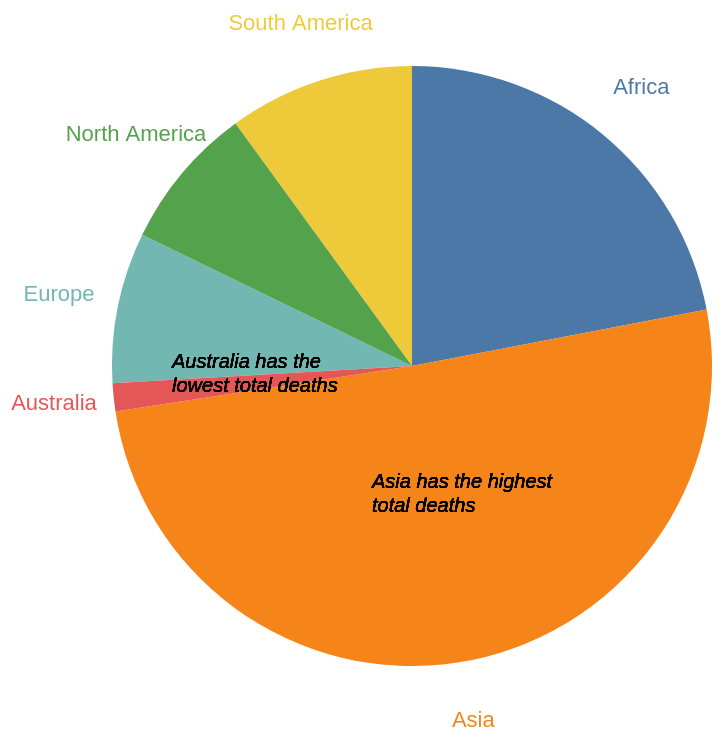

This figure's Vega-Lite source:
### Vega-Lite specification from a JSON file in a GitHub repository (floating-point values rounded to 4 significant figures)
{"$schema": "https://vega.github.io/schema/vega-lite/v5.json", "description": "PIE CHART - TOTAL DEATHS BY CONTINENTS", "width": "container", "height": "container", "autosize": "pad", "data": {"values": [{"Continent": "Africa", "Total Deaths": 16564000}, {"Continent": "Asia", "Total Deaths": 38127000}, {"Continent": "Europe", "Total Deaths": 6122000}, {"Continent": "South America", "Total Deaths": 7547000}, {"Continent": "North America", "Total Deaths": 5863000}, {"Continent": "Australia", "Total Deaths": 1136000}]}, "encoding": {"theta": {"field": "Total Deaths", "type": "quantitative", "stack": true}, "color": {"field": "Continent", "type": "nominal", "legend": null}}, "layer": [{"mark": {"type": "arc", "outerRadius": 150, "tooltip": true}}, {"mark": {"type": "text", "radius": 180}, "encoding": {"text": {"field": "Continent", "type": "nominal"}}}, {"mark": {"type": "text", "fontSize": 10, "xOffset": -20, "dy": 58, "yOffset": 0, "align": "left", "fontStyle": "italic", "fill": "black"}, "encoding": {"text": {"value": ["Asia has the highest", "total deaths"]}}}, {"mark": {"type": "text", "fontSize": 10, "xOffset": -120, "dy": 58, "yOffset": -60, "align": "left", "fontStyle": "italic", "fill": "black"}, "encoding": {"text": {"value": ["Australia has the", "lowest total deaths"]}}}], "config": {"view": {"stroke": "transparent"}}}
